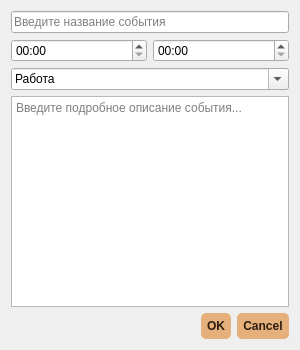
<?xml version="1.0" encoding="UTF-8"?>
<ui version="4.0">
 <class>EventDialog</class>
 <widget class="QDialog" name="EventDialog">
  <property name="geometry">
   <rect>
    <x>0</x>
    <y>0</y>
    <width>300</width>
    <height>350</height>
   </rect>
  </property>
  <property name="windowTitle">
   <string>Создание события</string>
  </property>
  <layout class="QVBoxLayout" name="verticalLayout">
   <item>
    <widget class="QLineEdit" name="lineEditTitle">
     <property name="placeholderText">
      <string>Введите название события</string>
     </property>
    </widget>
   </item>
   <item>
    <layout class="QHBoxLayout" name="horizontalLayoutTime">
     <item>
      <widget class="QTimeEdit" name="timeEditStart">
       <property name="toolTip">
        <string>Время начала</string>
       </property>
       <property name="displayFormat">
        <string>HH:mm</string>
       </property>
      </widget>
     </item>
     <item>
      <widget class="QTimeEdit" name="timeEditEnd">
       <property name="toolTip">
        <string>Время окончания</string>
       </property>
       <property name="displayFormat">
        <string>HH:mm</string>
       </property>
      </widget>
     </item>
    </layout>
   </item>
   <item>
    <widget class="QComboBox" name="comboBoxTags">
     <property name="editable">
      <bool>true</bool>
     </property>
     <item><property name="text"><string>Работа</string></property></item>
     <item><property name="text"><string>Учёба</string></property></item>
     <item><property name="text"><string>Семья</string></property></item>
     <item><property name="text"><string>Хобби</string></property></item>
     <item><property name="text"><string>Спорт</string></property></item>
    </widget>
   </item>
   <item>
    <widget class="QTextEdit" name="textEditDescription">
     <property name="placeholderText">
      <string>Введите подробное описание события...</string>
     </property>
    </widget>
   </item>
   <item>
    <widget class="QDialogButtonBox" name="buttonBox">
     <property name="orientation">
      <enum>Qt::Horizontal</enum>
     </property>
     <property name="standardButtons">
      <set>QDialogButtonBox::Cancel|QDialogButtonBox::Ok</set>
     </property>
     <property name="styleSheet">
      <string notr="true">
QPushButton {
  background-color: #e6b07c;
  color: #2b1c10;
  border-radius: 5px;
  padding: 6px;
  font-weight: bold;
}
QPushButton:hover {
  background-color: #f0c292;
}
      </string>
     </property>
    </widget>
   </item>
  </layout>
 </widget>
 <resources/>
 <connections/>
</ui>
